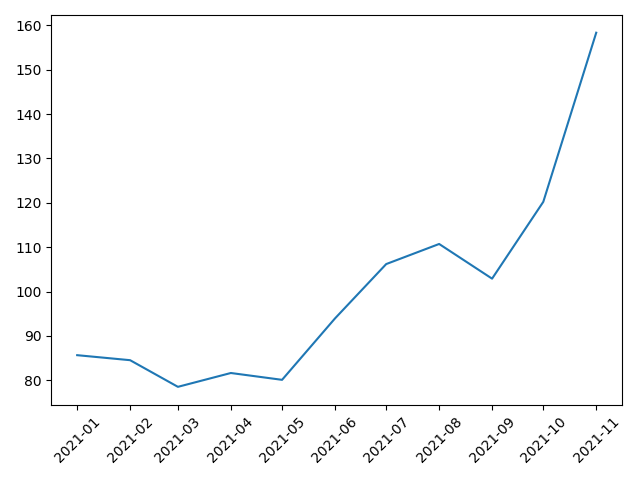

Python code for this plot:
from yahoo_fin.stock_info import *
from yahoo_fin import news
import requests
import random
from datetime import datetime
from dateutil.parser import *
import matplotlib.pyplot as plt
import smms

def stock_live_price(stock):
    sto = stock.upper()
    price = get_live_price(sto)

    return str(price)


def stock_news(stock):
    res = ''
    sto = stock.upper()
    news_list = news.get_yf_rss(sto)
    output = []
    for n in news_list:
        output.append(n['title'])
        output.append(n['link'])
        res = '\n'.join([str(var) for var in output])

    return res

def get_historical_data(stock, start_t, end_t, int):
    start = parse(start_t)
    end = parse(end_t)
    hist_df = get_data(stock, start, end, interval=int)
    # if interval == "1wk":
    #     hist_df = get_data(stock, start, end, interval="1wk")
    # elif interval == "1mo":
    #     hist_df = get_data(stock, start, end, interval="1mo")
    # elif interval == "1d":
    #     hist_df = get_data(stock, start, end, interval="1d")
    # else :
    #     raise Exception("Wrong format of interval")
    return hist_df['close'].to_string()



def get_historical_graph(stock, start_t, end_t, int):
    start = parse(start_t)
    end = parse(end_t)
    hist_df = get_data(stock, start, end, interval=int)
    # if interval == "1wk":
    #     hist_df = get_data(stock, start, end, interval="1wk")
    # elif interval == "1mo":
    #     hist_df = get_data(stock, start, end, interval="1mo")
    # elif interval == "1d":
    #     hist_df = get_data(stock, start, end, interval="1d")
    # else:
    #     raise Exception("Wrong format of interval")
    plt.xticks(rotation=45)
    plt.plot(hist_df['close'])
    plt.tight_layout()
    plt.savefig('stock')
    login = smms.SMMS('aannn106', 'lyt1998106')
    login.get_api_token()
    url = login.upload_image('stock.png')
    return url


if __name__ == '__main__':
    #time_list = ('Jan 04 2021 to Feb 11 2022')
    #print(stock_news('fb') == '')
    # try:
    #     print(get_data('tsla', '2020-01-01', '2020-05-01', '1week'))
    # except Exception as e:
    #     print("here")
    #
    print(get_historical_graph('aapl', '2020-01-01', '2020-05-01', '1mo'))
    # try:
    #     print(get_historical_data('tsla', '2020-sdfsdfsd-01', '2020-05-01', "1wk"))
    # except AssertionError as ae:
    #     if str(ae) == "interval must be of of '1d', '1wk', '1mo', or '1m'":
    #         print("here")
    #     else:
    #         print(ae)
    # except Exception as e:
    #     print(e)

    #print(get_historical_data('tesla', '2015-01-01', '2020-05-01', '1mo'))
    #print(stock_news('nflx'))

    #print(stock_live_price('abcd'))
    # stock = 'facebook'
    # try:
    #     if stock:
    #         price = stock_live_price(stock)
    #         if price == 'nan':
    #             st = random.choice(['AMZN', 'NVDA'])
    #             r1 = "I can't find the stock price you want, please check if there is any type error."
    #             r2 = "I don't think I can find the stock price, the symbol usually look like this: {}".format(st) + "."
    #             r3 = "I'm sorry I can find the price for you, I might not have the data."
    #             response = random.choice([r1, r2, r3])
    #         else:
    #             r4 = 'The live stock price of ' + stock + ' is ' + price + ' USD.'
    #             r5 = 'It is ' + price + ' USD.'
    #             r6 = 'OK, The price of ' + stock + ' is ' + price + ' USD.'
    #             r7 = 'Well, it is '+ price + ' USD for stock ' + stock + '.'
    #             response = random.choice([r4, r5, r6, r7])
    #     else:
    #         stock = random.choice(['TSLA', 'AAPL'])
    #         price = stock_live_price(stock)
    #         r8 = "Alright, I can't get your purpose. Maybe you can say tell me the price of {} before you make up your mind".format(
    #             stock)
    #         r9 = 'I think you give me the wrong format, try this:"tell me the price of {}."'.format(stock)
    #         r10 = 'I am sorry that I cannot find empty stock price.'
    #         response = random.choice([r8, r9, r10])
    # except:
    #     r11 = "Can't grab the live stock price, try again later"
    #     r12 = 'I am sorry that I cannot recognize your stock.'
    #     r13 = 'Sorry I cannot understand you.'
    #     r14 = "Sorry I didn't know this stock name, try to provide the valid ticker symbol"
    #     r15 = "Sorry I don't know this stock, try this one: AAPL "
    #     response = random.choice([r11, r12, r13, r14, r15])
    # print(response)

